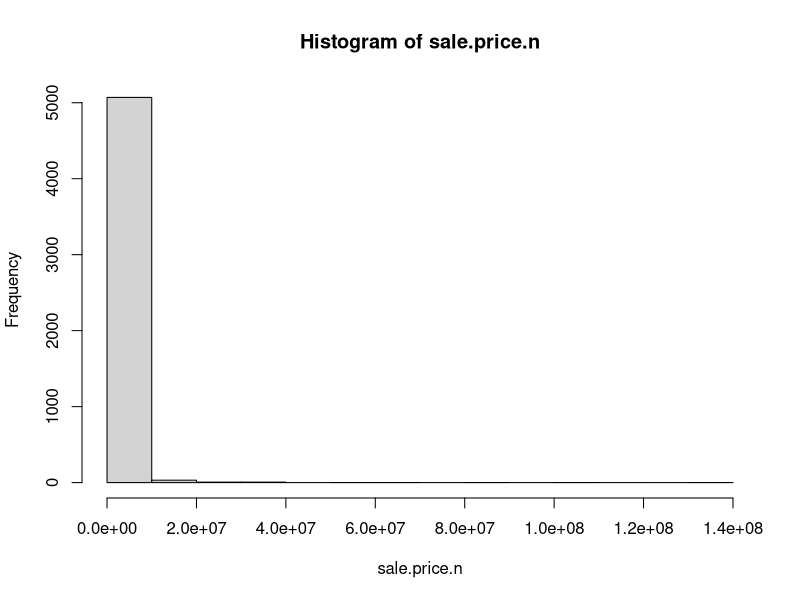
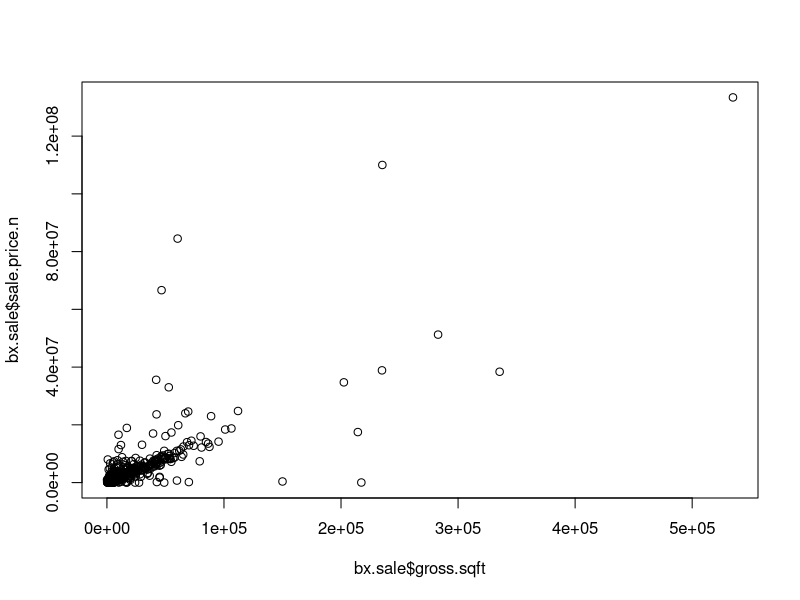
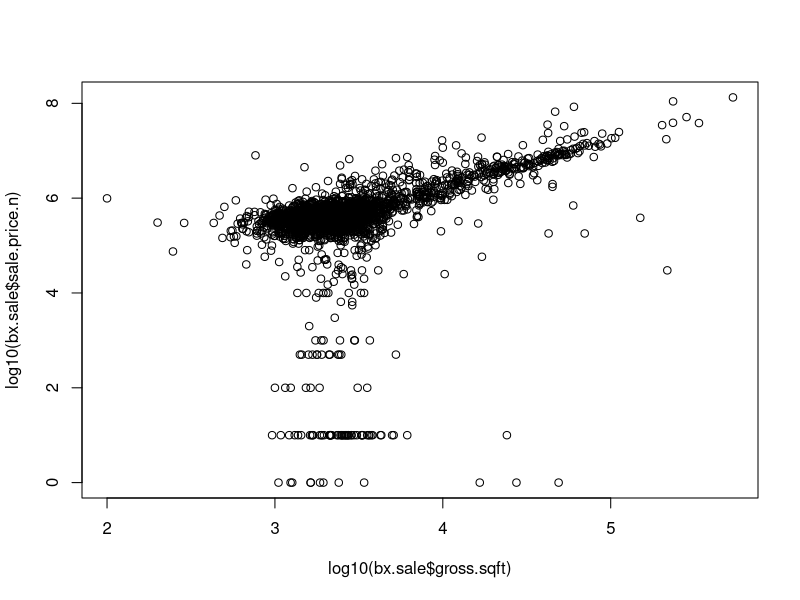
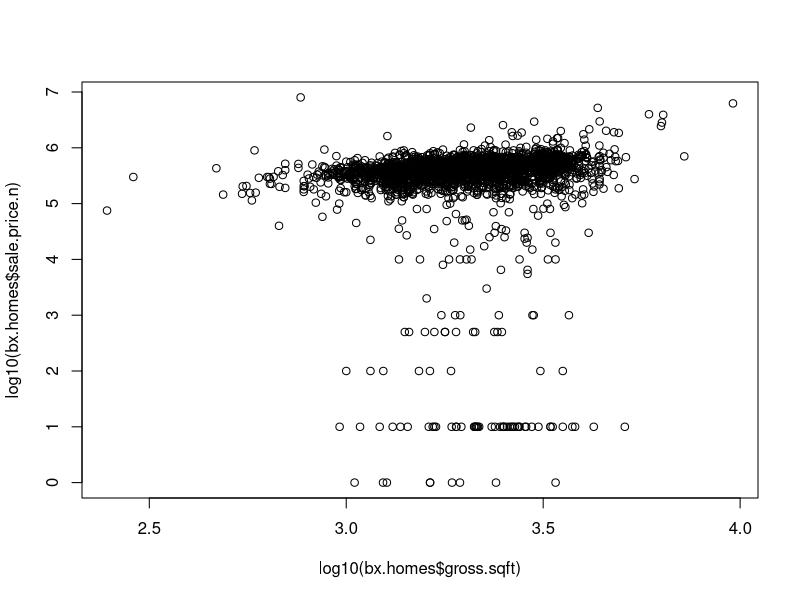

The R source for these figures, in order:
# Author: Benjamin Reddy
# Taken from pages 49-50 of O'Neil and Schutt

#require(gdata)
#require(plyr) #Added by Monnie McGee
#install the gdata and plyr packages and load in to R.
library(plyr)
library(gdata)
setwd(".")
getwd()

# So, save the file as a csv and use read.csv instead
bx <- read.csv("data/rollingsales_bronx.csv",skip=4,header=TRUE)

## Check the data
head(bx)
summary(bx)
str(bx) # Very handy function!

## clean/format the data with regular expressions
## More on these later. For now, know that the
## pattern "[^[:digit:]]" refers to members of the variable name that
## start with digits. We use the gsub command to replace them with a blank space.
# We create a new variable that is a "clean' version of sale.price.
# And sale.price.n is numeric, not a factor.
bx$SALE.PRICE.N <- as.numeric(gsub("[^[:digit:]]","", bx$SALE.PRICE))
bx$sale.date.d <-strptime(bx$SALE.DATE, "%m/%d/%Y")
count(is.na(bx$SALE.PRICE.N))

names(bx) <- tolower(names(bx)) # make all variable names lower case

## Get rid of leading digits
bx$gross.sqft <- as.numeric(gsub("[^[:digit:]]","", bx$gross.square.feet))
bx$land.sqft <- as.numeric(gsub("[^[:digit:]]","", bx$land.square.feet))
bx$year.built <- as.numeric(as.character(bx$year.built))

## do a bit of exploration to make sure there's not anything
## weird going on with sale prices
attach(bx)
hist(sale.price.n)


## keep only the actual sales
bx.sale <- bx[bx$sale.price.n!=0,]
plot(bx.sale$gross.sqft,bx.sale$sale.price.n)
plot(log10(bx.sale$gross.sqft),log10(bx.sale$sale.price.n))

## for now, let's look at 1-, 2-, and 3-family homes
bx.homes <- bx.sale[which(grepl("FAMILY",bx.sale$building.class.category)),]
dim(bx.homes)
plot(log10(bx.homes$gross.sqft),log10(bx.homes$sale.price.n))
summary(bx.homes[which(bx.homes$sale.price.n<100000),])


## remove outliers that seem like they weren't actual sales
bx.homes$outliers <- (log10(bx.homes$sale.price.n) <=5) + 0
bx.homes <- bx.homes[which(bx.homes$outliers==0),]

write.csv(bx.homes,file="data/bronx_rollingsales_homes_clean.csv",quote=T)
